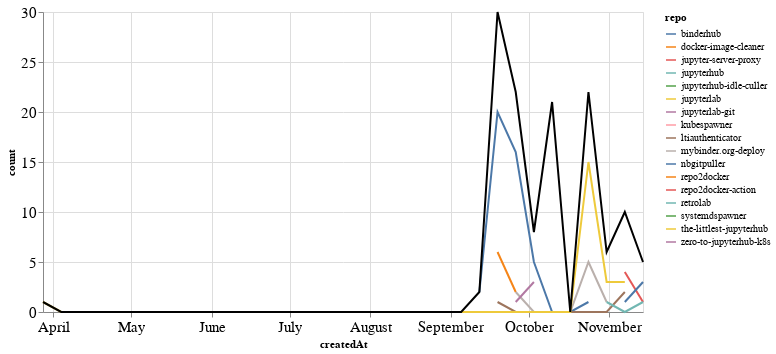

Source (notebook cell):
### Markdown cell above
### Comments

### Code cell
comments_time = comments.groupby('repo').resample('W', on='createdAt').count()['author'].reset_index()
comments_time = comments_time.rename(columns={'author': 'count'})
comments_time_total = comments_time.groupby('createdAt').agg({"count": "sum"}).reset_index()
ch1 = alt.Chart(comments_time, width=600).mark_line().encode(
    x='createdAt',
    y='count',
    color='repo',
    tooltip="repo"
)

ch2 = alt.Chart(comments_time_total, width=600).mark_line(color="black").encode(
    x='createdAt',
    y='count',
)

ch1 + ch2

### Figure 1 — Vega-Lite specification as saved in the notebook (floating-point values rounded to 4 significant figures)
{"config": {"axisLeft": {"labelFontSize": 15}, "axisBottom": {"labelFontSize": 15}}, "layer": [{"data": {"name": "data-a98cb3f37977da48a3c8f5a7cd25fcca"}, "mark": "line", "encoding": {"color": {"type": "nominal", "field": "repo"}, "tooltip": {"type": "nominal", "field": "repo"}, "x": {"type": "temporal", "field": "createdAt"}, "y": {"type": "quantitative", "field": "count"}}, "width": 600}, {"data": {"name": "data-095330a30aa66149d500e50d1aacf080"}, "mark": {"type": "line", "color": "black"}, "encoding": {"x": {"type": "temporal", "field": "createdAt"}, "y": {"type": "quantitative", "field": "count"}}, "width": 600}], "$schema": "https://vega.github.io/schema/vega-lite/v4.8.1.json", "datasets": {"data-a98cb3f37977da48a3c8f5a7cd25fcca": [{"repo": "binderhub", "createdAt": "2021-09-12T00:00:00", "count": 2}, {"repo": "binderhub", "createdAt": "2021-09-19T00:00:00", "count": 20}, {"repo": "binderhub", "createdAt": "2021-09-26T00:00:00", "count": 16}, {"repo": "binderhub", "createdAt": "2021-10-03T00:00:00", "count": 5}, {"repo": "binderhub", "createdAt": "2021-10-10T00:00:00", "count": 0}, {"repo": "binderhub", "createdAt": "2021-10-17T00:00:00", "count": 0}, {"repo": "binderhub", "createdAt": "2021-10-24T00:00:00", "count": 1}, {"repo": "docker-image-cleaner", "createdAt": "2021-09-19T00:00:00", "count": 6}, {"repo": "docker-image-cleaner", "createdAt": "2021-09-26T00:00:00", "count": 2}, {"repo": "jupyter-server-proxy", "createdAt": "2021-11-07T00:00:00", "count": 4}, {"repo": "jupyter-server-proxy", "createdAt": "2021-11-14T00:00:00", "count": 1}, {"repo": "jupyterhub", "createdAt": "2021-10-10T00:00:00", "count": 17}, {"repo": "jupyterhub-idle-culler", "createdAt": "2021-09-26T00:00:00", "count": 1}, {"repo": "jupyterlab", "createdAt": "2021-10-10T00:00:00", "count": 1}, {"repo": "jupyterlab-git", "createdAt": "2021-10-10T00:00:00", "count": 3}, {"repo": "kubespawner", "createdAt": "2021-10-24T00:00:00", "count": 1}, {"repo": "ltiauthenticator", "createdAt": "2021-09-19T00:00:00", "count": 1}, {"repo": "ltiauthenticator", "createdAt": "2021-09-26T00:00:00", "count": 0}, {"repo": "ltiauthenticator", "createdAt": "2021-10-03T00:00:00", "count": 0}, {"repo": "ltiauthenticator", "createdAt": "2021-10-10T00:00:00", "count": 0}, {"repo": "ltiauthenticator", "createdAt": "2021-10-17T00:00:00", "count": 0}, {"repo": "ltiauthenticator", "createdAt": "2021-10-24T00:00:00", "count": 0}, {"repo": "ltiauthenticator", "createdAt": "2021-10-31T00:00:00", "count": 0}, {"repo": "ltiauthenticator", "createdAt": "2021-11-07T00:00:00", "count": 2}, {"repo": "mybinder.org-deploy", "createdAt": "2021-09-26T00:00:00", "count": 2}, {"repo": "mybinder.org-deploy", "createdAt": "2021-10-03T00:00:00", "count": 0}, {"repo": "mybinder.org-deploy", "createdAt": "2021-10-10T00:00:00", "count": 0}, {"repo": "mybinder.org-deploy", "createdAt": "2021-10-17T00:00:00", "count": 0}, {"repo": "mybinder.org-deploy", "createdAt": "2021-10-24T00:00:00", "count": 5}, {"repo": "mybinder.org-deploy", "createdAt": "2021-10-31T00:00:00", "count": 1}, {"repo": "nbgitpuller", "createdAt": "2021-11-07T00:00:00", "count": 1}, {"repo": "nbgitpuller", "createdAt": "2021-11-14T00:00:00", "count": 3}, {"repo": "repo2docker", "createdAt": "2021-09-19T00:00:00", "count": 2}, {"repo": "repo2docker-action", "createdAt": "2021-09-19T00:00:00", "count": 1}, {"repo": "retrolab", "createdAt": "2021-10-31T00:00:00", "count": 1}, {"repo": "retrolab", "createdAt": "2021-11-07T00:00:00", "count": 0}, {"repo": "retrolab", "createdAt": "2021-11-14T00:00:00", "count": 1}, {"repo": "systemdspawner", "createdAt": "2021-10-31T00:00:00", "count": 1}, {"repo": "the-littlest-jupyterhub", "createdAt": "2021-03-28T00:00:00", "count": 1}, {"repo": "the-littlest-jupyterhub", "createdAt": "2021-04-04T00:00:00", "count": 0}, {"repo": "the-littlest-jupyterhub", "createdAt": "2021-04-11T00:00:00", "count": 0}, {"repo": "the-littlest-jupyterhub", "createdAt": "2021-04-18T00:00:00", "count": 0}, {"repo": "the-littlest-jupyterhub", "createdAt": "2021-04-25T00:00:00", "count": 0}, {"repo": "the-littlest-jupyterhub", "createdAt": "2021-05-02T00:00:00", "count": 0}, {"repo": "the-littlest-jupyterhub", "createdAt": "2021-05-09T00:00:00", "count": 0}, {"repo": "the-littlest-jupyterhub", "createdAt": "2021-05-16T00:00:00", "count": 0}, {"repo": "the-littlest-jupyterhub", "createdAt": "2021-05-23T00:00:00", "count": 0}, {"repo": "the-littlest-jupyterhub", "createdAt": "2021-05-30T00:00:00", "count": 0}, {"repo": "the-littlest-jupyterhub", "createdAt": "2021-06-06T00:00:00", "count": 0}, {"repo": "the-littlest-jupyterhub", "createdAt": "2021-06-13T00:00:00", "count": 0}, {"repo": "the-littlest-jupyterhub", "createdAt": "2021-06-20T00:00:00", "count": 0}, {"repo": "the-littlest-jupyterhub", "createdAt": "2021-06-27T00:00:00", "count": 0}, {"repo": "the-littlest-jupyterhub", "createdAt": "2021-07-04T00:00:00", "count": 0}, {"repo": "the-littlest-jupyterhub", "createdAt": "2021-07-11T00:00:00", "count": 0}, {"repo": "the-littlest-jupyterhub", "createdAt": "2021-07-18T00:00:00", "count": 0}, {"repo": "the-littlest-jupyterhub", "createdAt": "2021-07-25T00:00:00", "count": 0}, {"repo": "the-littlest-jupyterhub", "createdAt": "2021-08-01T00:00:00", "count": 0}, {"repo": "the-littlest-jupyterhub", "createdAt": "2021-08-08T00:00:00", "count": 0}, {"repo": "the-littlest-jupyterhub", "createdAt": "2021-08-15T00:00:00", "count": 0}, {"repo": "the-littlest-jupyterhub", "createdAt": "2021-08-22T00:00:00", "count": 0}, {"repo": "the-littlest-jupyterhub", "createdAt": "2021-08-29T00:00:00", "count": 0}, {"repo": "the-littlest-jupyterhub", "createdAt": "2021-09-05T00:00:00", "count": 0}, {"repo": "the-littlest-jupyterhub", "createdAt": "2021-09-12T00:00:00", "count": 0}, {"repo": "the-littlest-jupyterhub", "createdAt": "2021-09-19T00:00:00", "count": 0}, {"repo": "the-littlest-jupyterhub", "createdAt": "2021-09-26T00:00:00", "count": 0}, {"repo": "the-littlest-jupyterhub", "createdAt": "2021-10-03T00:00:00", "count": 0}, {"repo": "the-littlest-jupyterhub", "createdAt": "2021-10-10T00:00:00", "count": 0}, {"repo": "the-littlest-jupyterhub", "createdAt": "2021-10-17T00:00:00", "count": 0}, {"repo": "the-littlest-jupyterhub", "createdAt": "2021-10-24T00:00:00", "count": 15}, {"repo": "the-littlest-jupyterhub", "createdAt": "2021-10-31T00:00:00", "count": 3}, {"repo": "the-littlest-jupyterhub", "createdAt": "2021-11-07T00:00:00", "count": 3}, {"repo": "zero-to-jupyterhub-k8s", "createdAt": "2021-09-26T00:00:00", "count": 1}, {"repo": "zero-to-jupyterhub-k8s", "createdAt": "2021-10-03T00:00:00", "count": 3}], "data-095330a30aa66149d500e50d1aacf080": [{"createdAt": "2021-03-28T00:00:00", "count": 1}, {"createdAt": "2021-04-04T00:00:00", "count": 0}, {"createdAt": "2021-04-11T00:00:00", "count": 0}, {"createdAt": "2021-04-18T00:00:00", "count": 0}, {"createdAt": "2021-04-25T00:00:00", "count": 0}, {"createdAt": "2021-05-02T00:00:00", "count": 0}, {"createdAt": "2021-05-09T00:00:00", "count": 0}, {"createdAt": "2021-05-16T00:00:00", "count": 0}, {"createdAt": "2021-05-23T00:00:00", "count": 0}, {"createdAt": "2021-05-30T00:00:00", "count": 0}, {"createdAt": "2021-06-06T00:00:00", "count": 0}, {"createdAt": "2021-06-13T00:00:00", "count": 0}, {"createdAt": "2021-06-20T00:00:00", "count": 0}, {"createdAt": "2021-06-27T00:00:00", "count": 0}, {"createdAt": "2021-07-04T00:00:00", "count": 0}, {"createdAt": "2021-07-11T00:00:00", "count": 0}, {"createdAt": "2021-07-18T00:00:00", "count": 0}, {"createdAt": "2021-07-25T00:00:00", "count": 0}, {"createdAt": "2021-08-01T00:00:00", "count": 0}, {"createdAt": "2021-08-08T00:00:00", "count": 0}, {"createdAt": "2021-08-15T00:00:00", "count": 0}, {"createdAt": "2021-08-22T00:00:00", "count": 0}, {"createdAt": "2021-08-29T00:00:00", "count": 0}, {"createdAt": "2021-09-05T00:00:00", "count": 0}, {"createdAt": "2021-09-12T00:00:00", "count": 2}, {"createdAt": "2021-09-19T00:00:00", "count": 30}, {"createdAt": "2021-09-26T00:00:00", "count": 22}, {"createdAt": "2021-10-03T00:00:00", "count": 8}, {"createdAt": "2021-10-10T00:00:00", "count": 21}, {"createdAt": "2021-10-17T00:00:00", "count": 0}, {"createdAt": "2021-10-24T00:00:00", "count": 22}, {"createdAt": "2021-10-31T00:00:00", "count": 6}, {"createdAt": "2021-11-07T00:00:00", "count": 10}, {"createdAt": "2021-11-14T00:00:00", "count": 5}]}}
